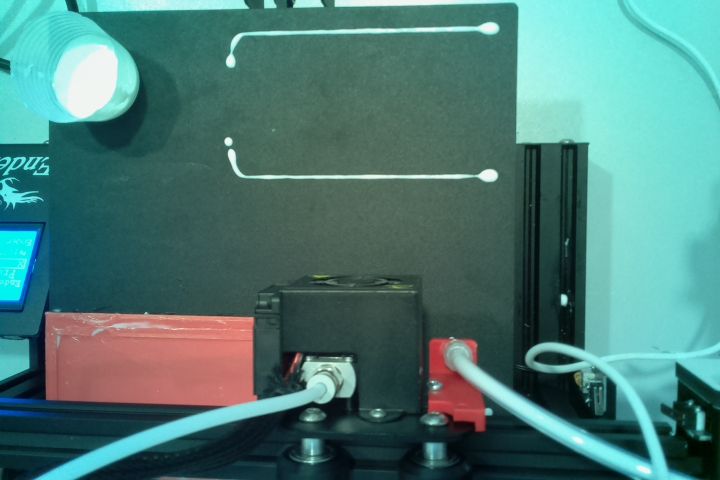
#> input picture test1.jpg, 720 x 480 px
$ python image_processing.py
#> lines starting #> are read from the running program, lines starting #| are printed output that depends on the picture
import cv2 as cv
import sys
import numpy as np
from matplotlib import pyplot as plt


def image_processing (kernel_value,url="test1.jpg"):#image1 and image3 gave the best results.

#> called with kernel_value = 9, url = 'test1.jpg'
	image = cv.imread(url)
#> image is the input picture: shape (480, 720, 3); mean B, G, R 118.2, 123, 75.8

	sharpen_kernel =  np.array([[-1,-1,-1], [-1,kernel_value,-1], [-1,-1,-1]])#  creating 3*3 sharpening kernel
	sharpen = cv.filter2D(image, -1, sharpen_kernel) # applying the kernel
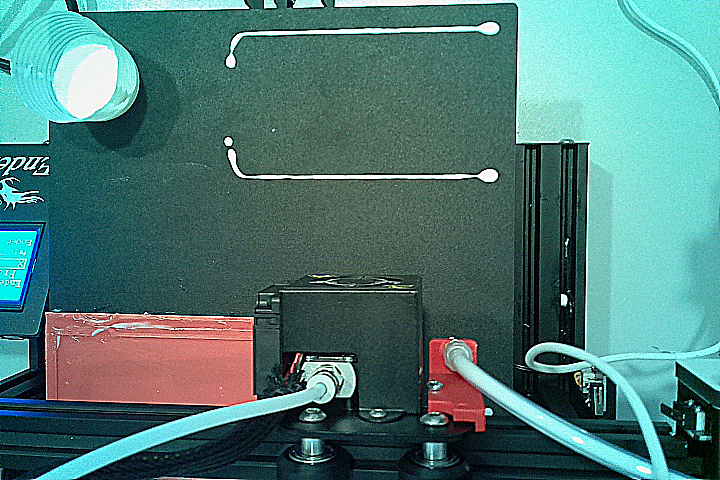
#> sharpen: shape (480, 720, 3); mean B, G, R 117.6, 122.3, 77.5
	dst = cv.fastNlMeansDenoising(sharpen,None,12,7,21)#applying non local denoising

	 #image resizing for displaying purpose only
	resized_sharp =  cv.resize(sharpen, (600, 400))
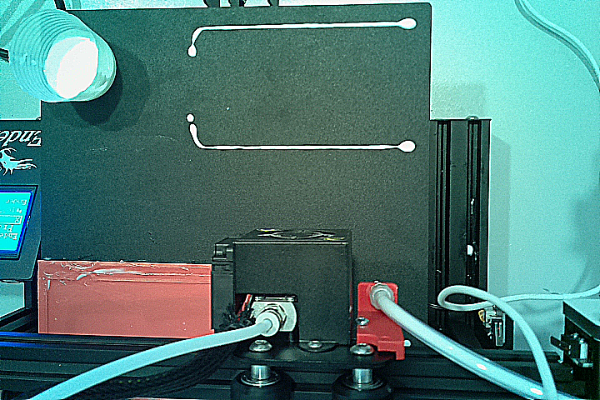
#> resized_sharp: shape (400, 600, 3); mean B, G, R 117.5, 122.2, 77.4
	resized_orginal =  cv.resize(image, (600, 400))
	resized_noice_removed =  cv.resize(dst, (600, 400))


	# show time ....
	cv.imshow("original image", resized_orginal)
	cv.imshow("Sharpened image", resized_sharp)
	cv.imshow("noise remove image",resized_noice_removed)


	k = cv.waitKey(0)
#> (key Esc is pressed here)
	if k == ord("s"):
	    cv2.destroyAllWindows()


image_processing(9)

$ run again, with test3.jpg copied over test1.jpg
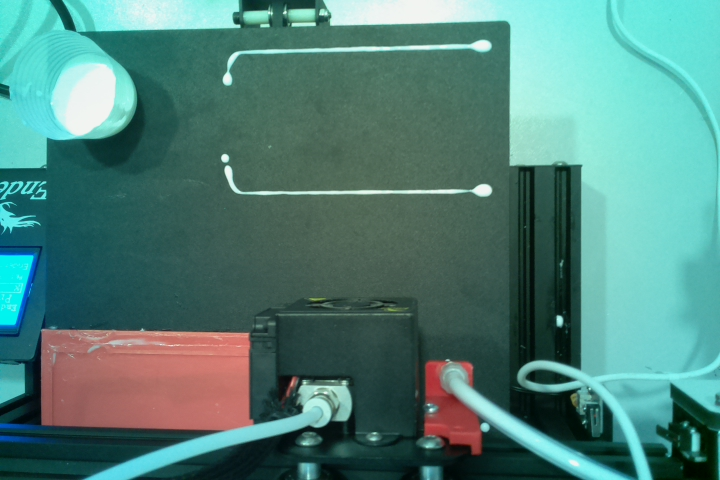
#> input picture test3.jpg, 720 x 480 px
#> in image_processing, image is the input picture: shape (480, 720, 3); mean B, G, R 121.6, 129.2, 80.1
#> in image_processing, `sharpen = cv.filter2D(image, -1, sharpen_kernel)`:
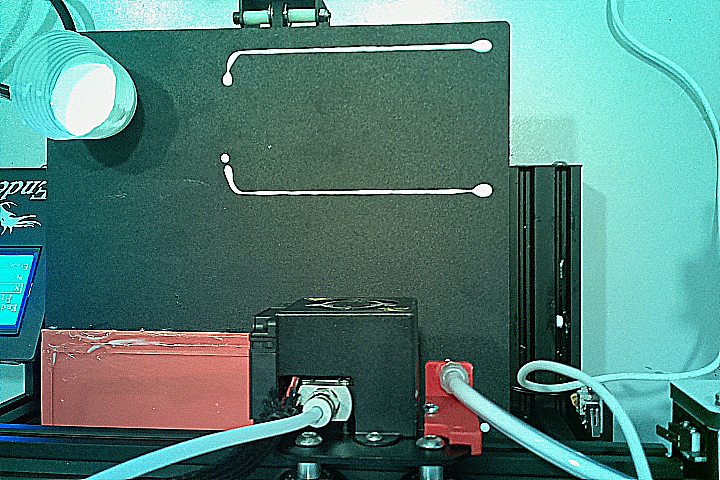
#> sharpen: shape (480, 720, 3); mean B, G, R 121.2, 128.3, 81.8
#> in image_processing, `resized_sharp =  cv.resize(sharpen, (600, 400))`:
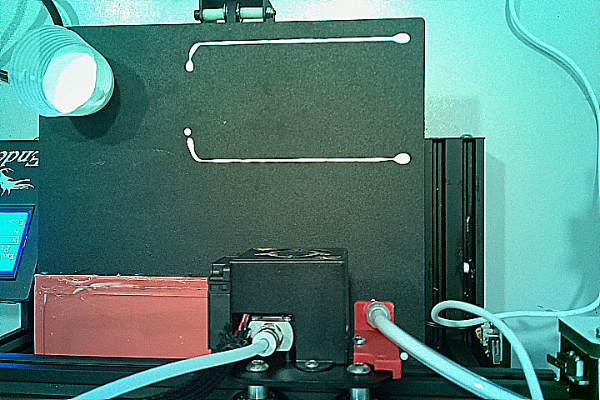
#> resized_sharp: shape (400, 600, 3); mean B, G, R 121.1, 128.2, 81.8

$ run again, with image1.jpg copied over test1.jpg
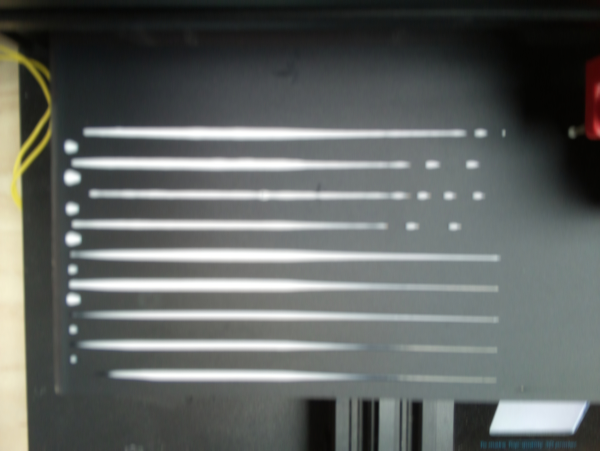
#> input picture image1.jpg, 1200 x 901 px (shown at 1/2 size)
#> in image_processing, image is the input picture: shape (901, 1200, 3); mean B, G, R 98.5, 100.9, 96.9
#> in image_processing, `resized_sharp =  cv.resize(sharpen, (600, 400))`:
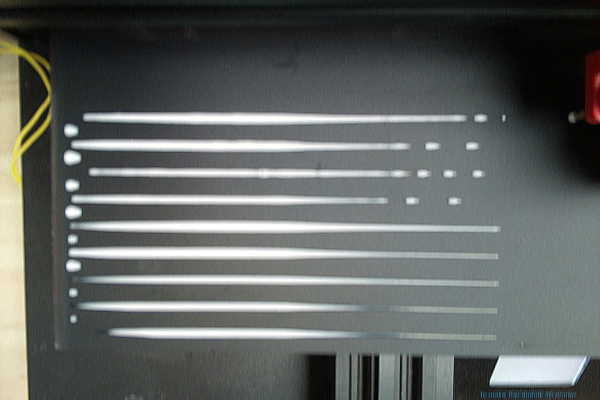
#> resized_sharp: shape (400, 600, 3); mean B, G, R 98.4, 100.7, 96.8
